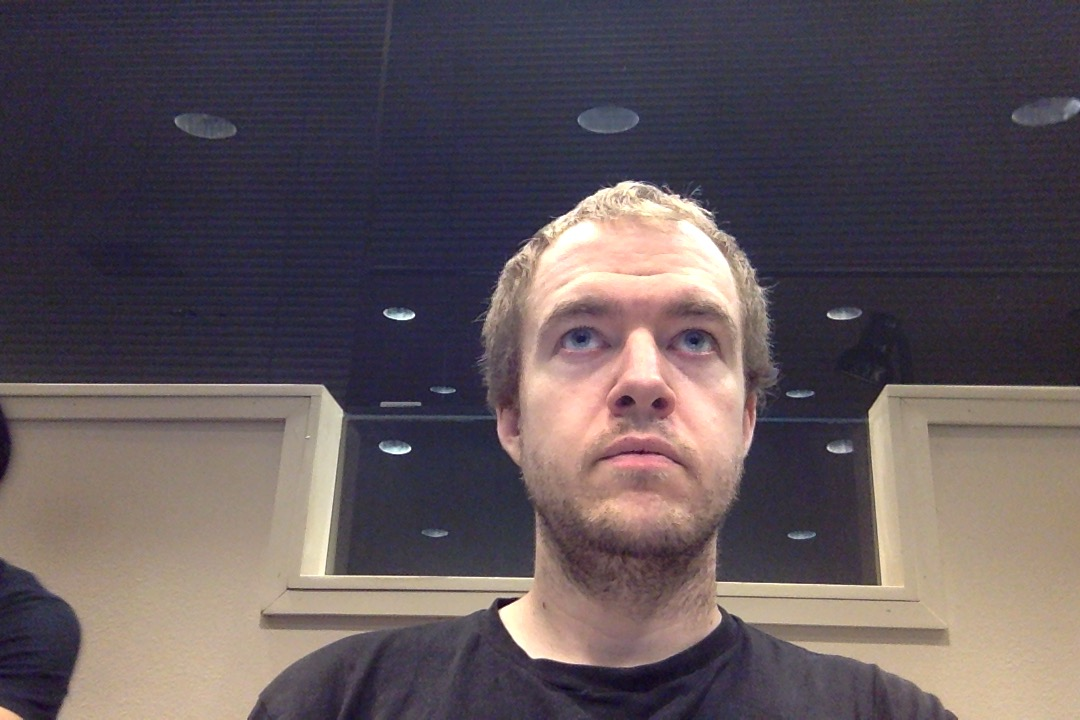
#> input picture StereoVision/left3.jpg, 1080 x 720 px, found by its file name
$ python stereovision.py
#> lines starting #> are read from the running program, lines starting #| are printed output that depends on the picture
import numpy as np
import cv2
from matplotlib import pyplot as plt
from code import interact

imgL = cv2.imread('Left3.jpg',0)
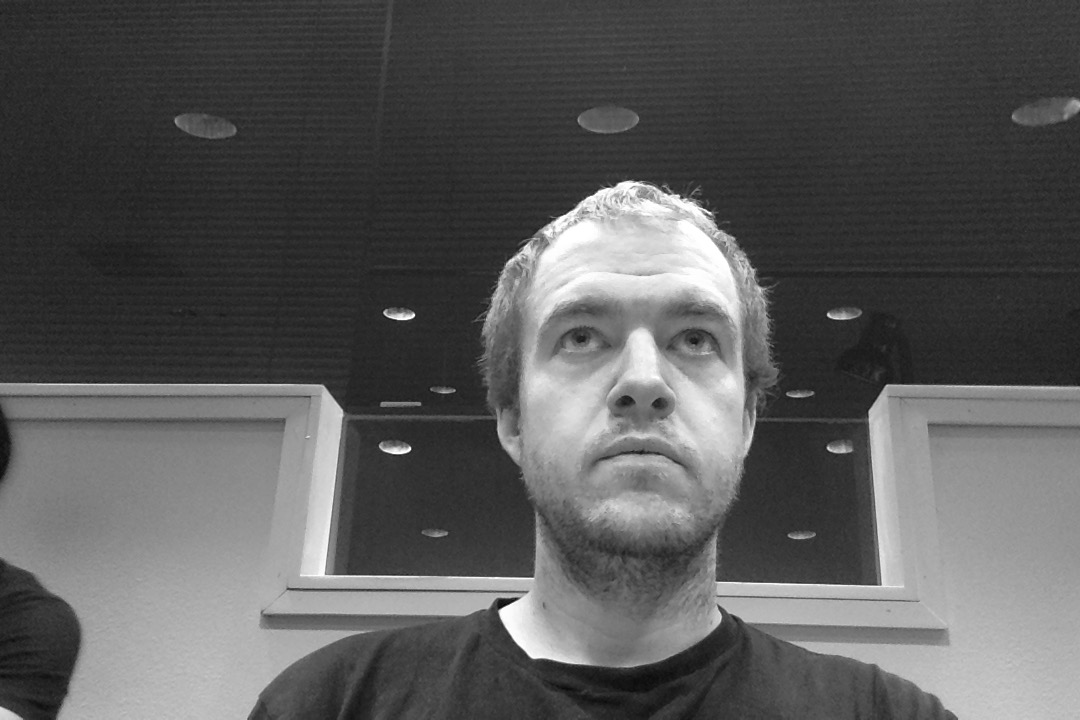
#> imgL: shape (720, 1080); min 5, max 255, mean 89.7
imgR = cv2.imread('Right3.jpg',0)
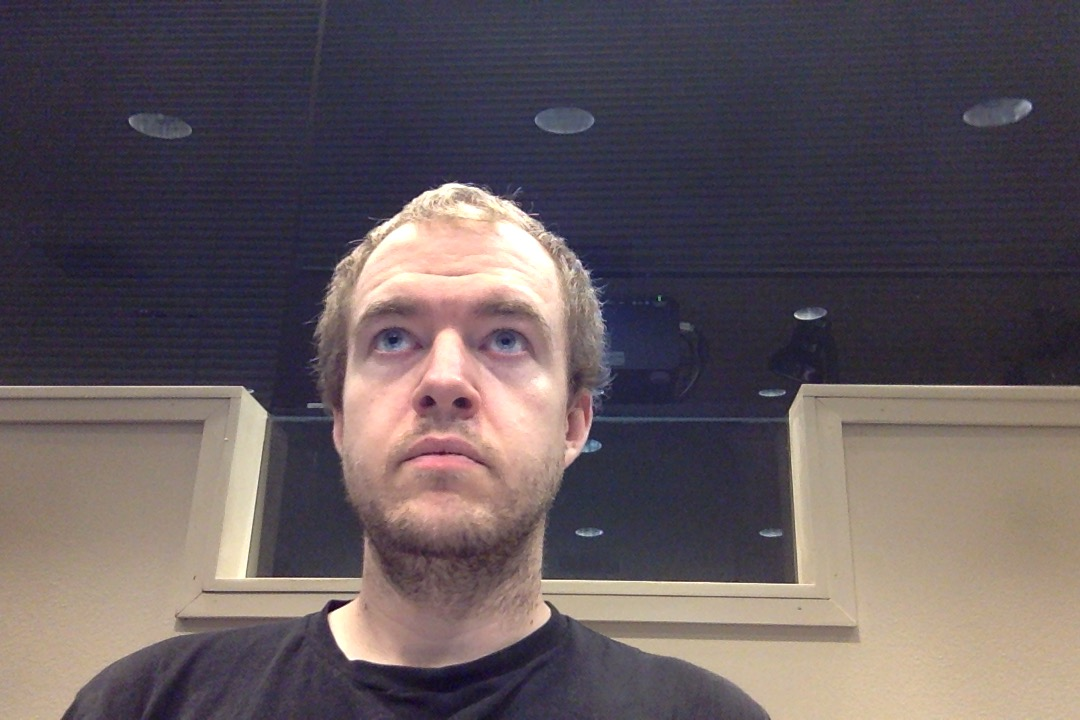
#> input picture StereoVision/right3.jpg, 1080 x 720 px, found by its file name
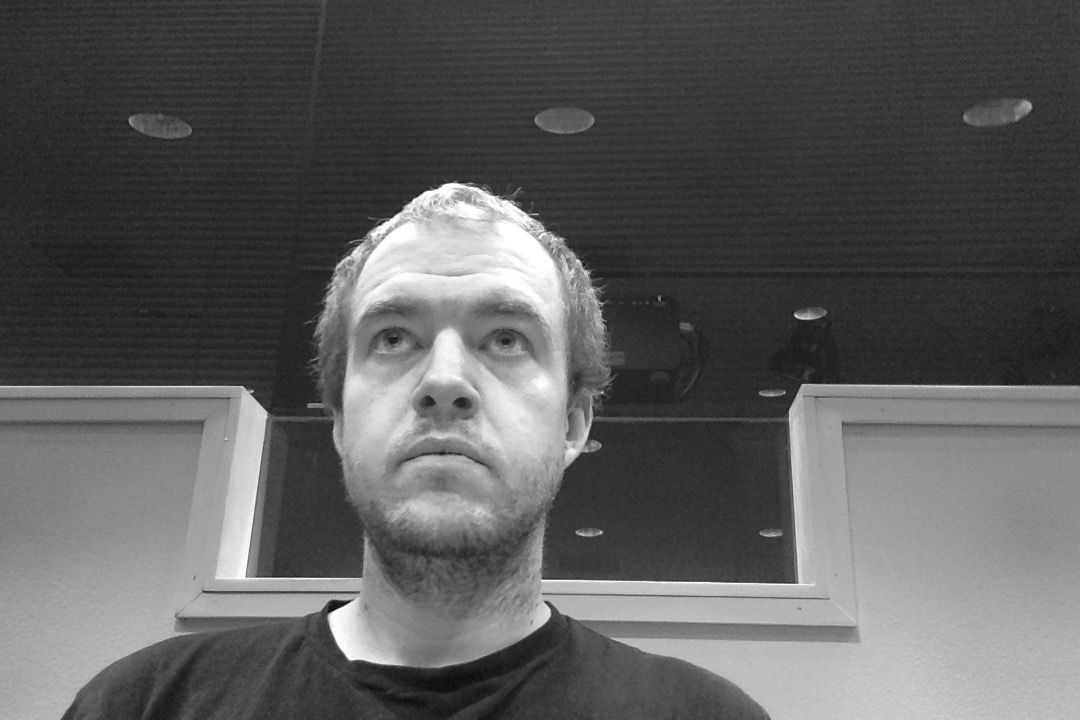
#> imgR: shape (720, 1080); min 0, max 255, mean 92.8

#> (the run stopped early here; a loop or call above may not have finished)
